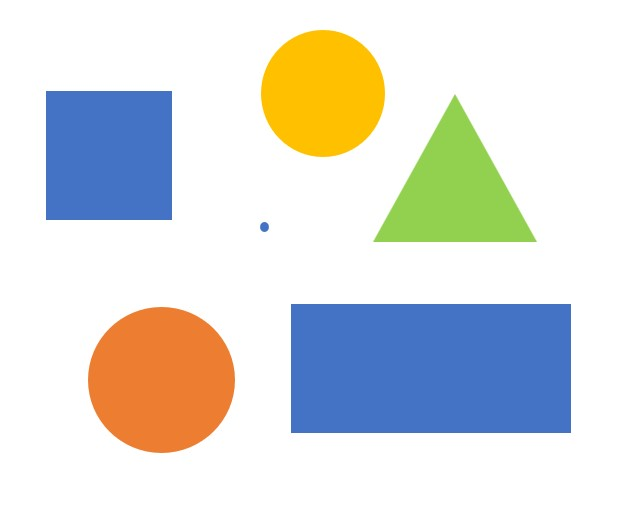
//> input picture chapter14/image.jpg, 633 x 525 px
$ ./ch14.main   (built with g++ and OpenCV 4)
//> lines starting //> are read from the running program, lines starting //| are printed output that depends on the picture; after the words box and inside, x2 and y2 are one past the last pixel; in counts of white or black regions, pixels touching at a corner belong together
// shapes & contour detector //

#include <opencv2/imgcodecs.hpp>
#include <opencv2/highgui.hpp>
#include <opencv2/imgproc.hpp>
#include <iostream>

using namespace cv;
using namespace std;

Mat imgGray, imgBlur, imgCanny, imgDil, imgErode;

void getContours(Mat imgDil, Mat img)
{
	vector <vector<Point>> contours;
	vector<Vec4i> hierarchy; // four int vec

	findContours(imgDil, contours, hierarchy, RETR_CCOMP, CHAIN_APPROX_SIMPLE);
	//drawContours(img, contours, -1, Scalar(255, 0, 255), 2);  // -1 : all drawing

	for (int i = 0; i < contours.size(); i++)
	{
		int area = contourArea(contours[i]);
		cout << area << endl; // noise size check

		vector<vector<Point>> conPoly(contours.size());
		vector<Rect> boundRect(contours.size());
		string objectType;

		if (area > 1000)
		{
			// true flag : close
			float peri = arcLength(contours[i], true);
			approxPolyDP(contours[i], conPoly[i], 0.019 * peri, true);
			//drawContours(img, contours, i, Scalar(255, 0, 255), 2);  // -1 : all drawing
			cout << conPoly[i].size() << endl;
			//boundRect[i] = boundingRect(conPoly[i]);
			//rectangle(img, boundRect[i].tl(), boundRect[i].br(), Scalar(0, 255, 0), 3);

			int objCor = (int)conPoly[i].size();

			if (objCor == 3) { objectType = "Tri"; }
			else if (objCor == 4)
			{
				float aspRatio = (float)boundRect[i].width / (float)boundRect[i].height;
				cout << aspRatio << endl;
				if (aspRatio > 0.95 && aspRatio < 1.05) { objectType = "squre"; }
				else { objectType = "Rect"; }
			}
			else if (objCor > 4) { objectType = "Circle"; }
			drawContours(img, contours, i, Scalar(255, 0, 255), 3);  // -1 : all drawing
			boundRect[i] = boundingRect(conPoly[i]);
			rectangle(img, boundRect[i].tl(), boundRect[i].br(), Scalar(0, 255, 0), 2);
			putText(img, objectType, { boundRect[i].x, boundRect[i].y - 5 }, FONT_HERSHEY_PLAIN, 1, Scalar(0, 69, 255), 2);
		}

	}


}

// images
void main()
{
	string path = "image.jpg";
	Mat img = imread(path);
//> img is the input picture: 525 rows x 633 cols, CV_8UC3; mean B, G, R 219.3, 222.2, 220.5
	//Size imgsize(500, 500);
	//resize(img, img, imgsize);

	// preprocessing : 이미지 전처리
	cvtColor(img, imgGray, COLOR_BGR2GRAY);
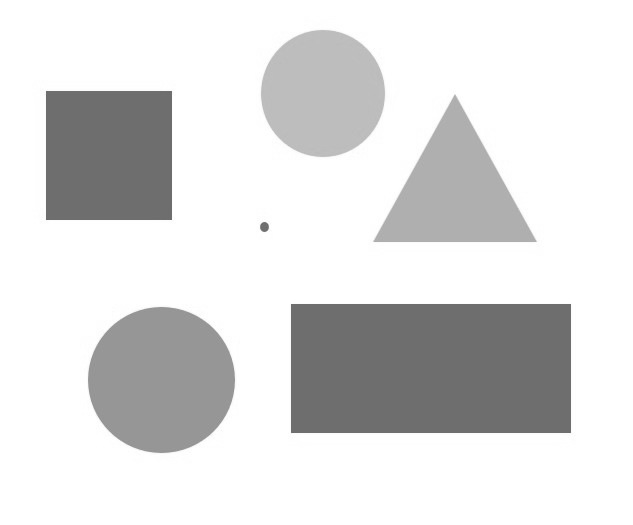
//> imgGray: 525 rows x 633 cols, CV_8UC1; min 101, max 255, mean 221.3
	GaussianBlur(imgGray, imgBlur, Size(3, 3), 3, 0);
	Canny(imgBlur, imgCanny, 20, 75);
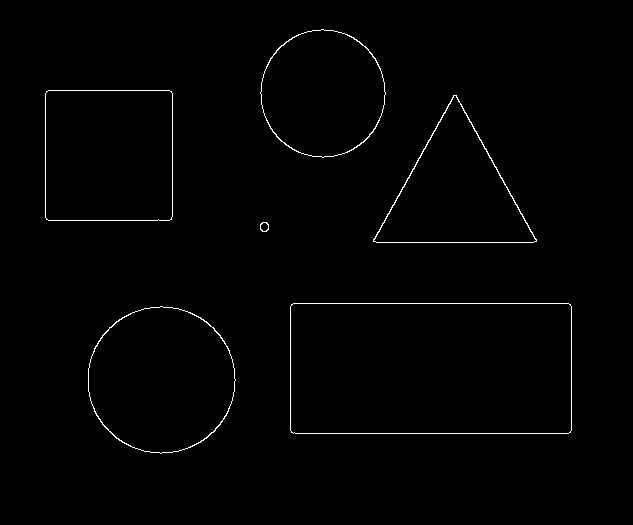
//> imgCanny: 525 rows x 633 cols, CV_8UC1; 0.89% white in thin lines or dots, all inside (x1, y1, x2, y2) = (45, 29, 572, 454)
	Mat kernel = getStructuringElement(MORPH_RECT, Size(3, 3));
	dilate(imgCanny, imgDil, kernel);
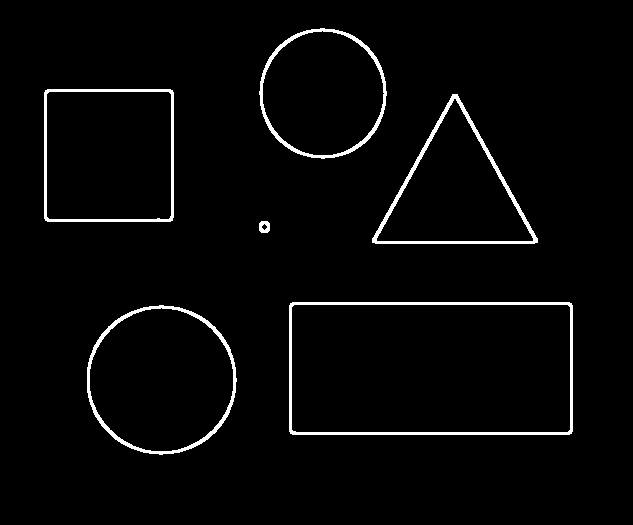
//> imgDil: 525 rows x 633 cols, CV_8UC1; 2.7% white; 6 white regions

	getContours(imgDil, img);
//> in getContours, `findContours(imgDil, contours, hierarchy, RETR_CCOMP, CHAIN_APPROX_SIM..`: contours = 12 contours; largest, box (x1, y1, x2, y2) and area: (289, 302, 573, 435) 37340, (291, 304, 571, 433) 35692, (87, 305, 237, 455) 17476, (44, 89, 174, 222) 17011, (89, 307, 234, 452) 16181
//> the loop in getContours, `for (int i = 0; i < contours.size(); i++)` made 12 passes
//> (area, peri, objCor) on passes 1, 2, 3, 4, 7, 8, 9, 10, 11, 12: (17476, 495.8, 8), (16181, 476.4, 8), (37340, 825.3, 4), (35692, 807, 4), (12917, 533.1, 3), (11517, 507.4, 3), (17011, 517.3, 4), (15978, 499.8, 4), (12923, 427.3, 8), (11808, 407.3, 8)
//> area on passes 5 to 6: 102, 24
//| 17476
//| 8
//| 16181
//| 8
//> (the first 4 of 16 printed lines)
//> (output is shown up to pass 8 of 12)
//> pass 1, in getContours, `putText(img, objectType, { boundRect[i].x, boundRect[i].y - 5 }, FONT_..`:
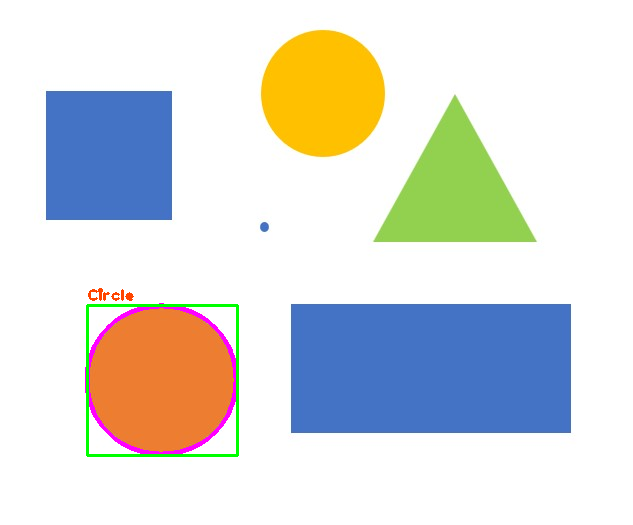
//> img: 525 rows x 633 cols, CV_8UC3; 1.15% of pixels changed, all inside (x1, y1, x2, y2) = (85, 288, 239, 457)
//> pass 2, in getContours, `putText(img, objectType, { boundRect[i].x, boundRect[i].y - 5 }, FONT_..`:
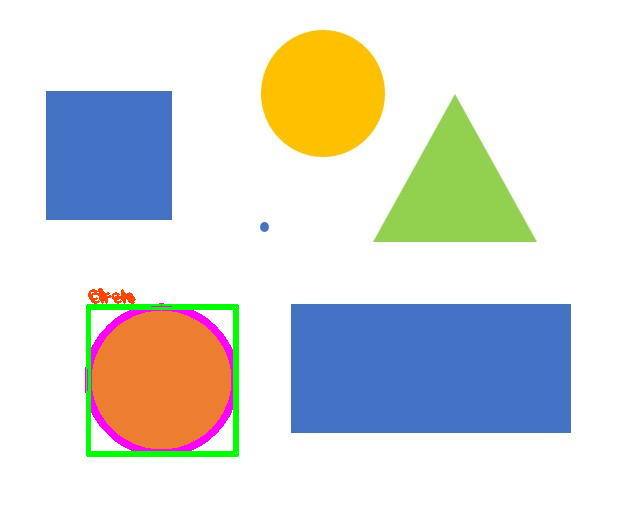
//> img: 525 rows x 633 cols, CV_8UC3; 0.9% of pixels changed, all inside (x1, y1, x2, y2) = (87, 291, 236, 454)
//> pass 3, in getContours, `putText(img, objectType, { boundRect[i].x, boundRect[i].y - 5 }, FONT_..`:
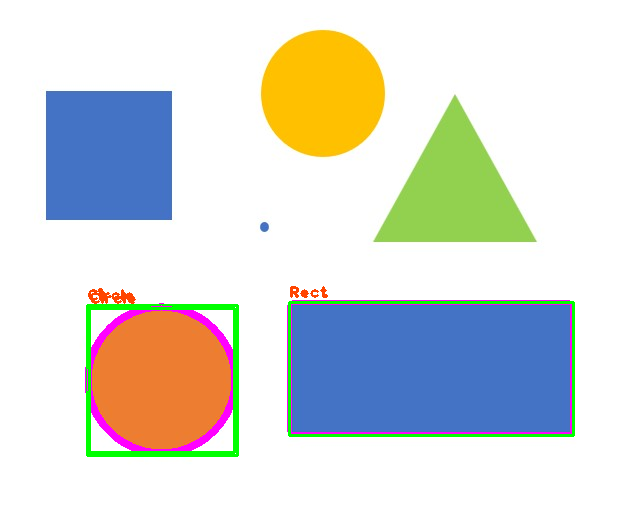
//> img: 525 rows x 633 cols, CV_8UC3; 1.31% of pixels changed, all inside (x1, y1, x2, y2) = (287, 286, 575, 437)
//> after the loop in getContours, `for (int i = 0; i < contours.size(); i++)`:
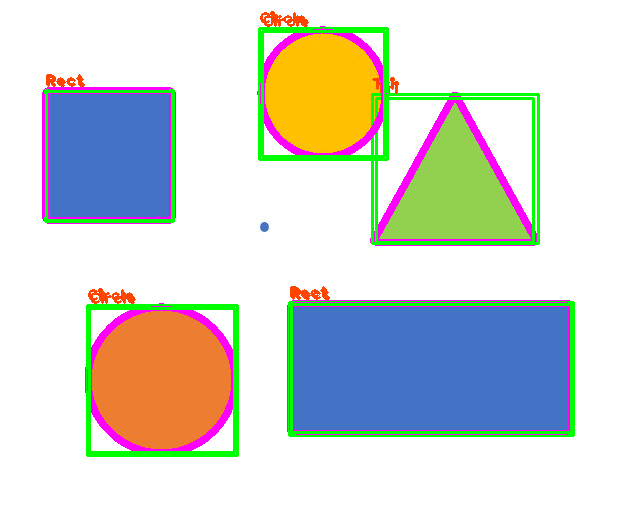
//> img: 525 rows x 633 cols, CV_8UC3; 5.74% of pixels changed, all inside (x1, y1, x2, y2) = (42, 11, 572, 435)

	imshow("image", img);
	// [4 lines of commented-out code are left out]

	waitKey(0);
}
